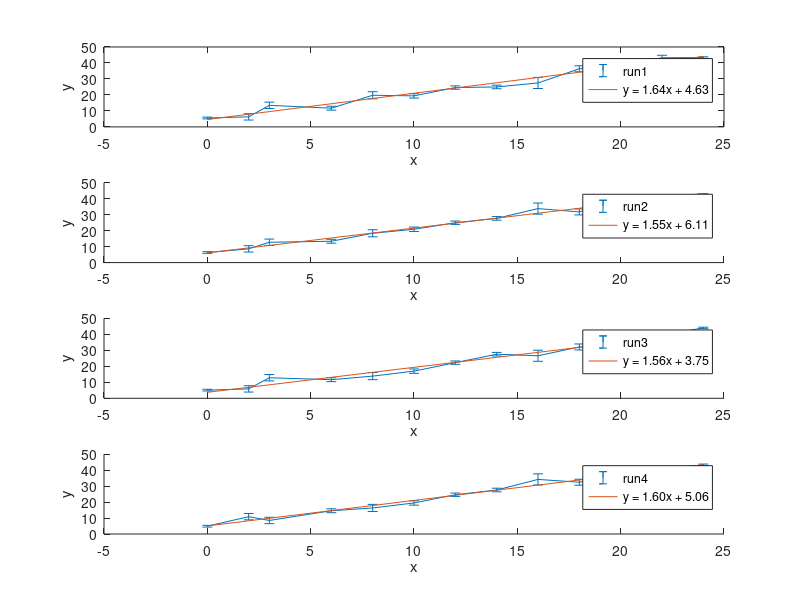
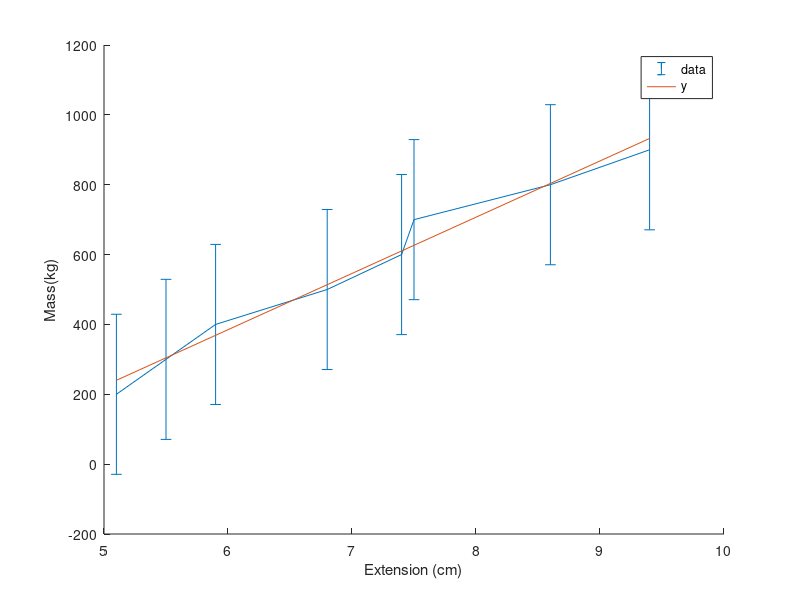

Write MATLAB code to recreate these figures, in order.
%/////////////////////////////////////////////////////////
% By: Lee Allers                                         /
%For: Numerical Computation, 2016                        /
%     University of New Mexico                           /
%NOTE: None of my scripts are built to be robust, they   /
%      are merely an implementation of a given set of    /
%      data or instructions!                             /
%/////////////////////////////////////////////////////////
%///////////////// Question 2 /////////////////
clear all; clc; close all;
y = [5.57 6.30 5.11 4.88;
    6.28 8.59 5.89 10.85;
    13.50 12.73 12.87 8.48;
    11.70 13.35 11.65 14.56;
    19.79 18.34 13.88 16.31;
    19.41 20.85 17.00 19.43;
    24.61 24.95 22.30 24.57;
    24.99 27.67 27.59 27.52;
    27.49 33.79 26.62 34.16;
    36.36 31.71 32.13 32.40;
    38.42 39.17 32.20 36.81;
    43.26 39.47 39.66 40.00;
    43.38 42.70 44.02 43.29];

x = [0 2 3 6 8 10 12 14 16 18 20 22 24];

[lx, ly] = size(y);                      %Determines the iterations in the for loop

for i = 1:lx
 mu_y(i) = sum(y(i,:))/ly;               %finds the mean value of each row of y values
end
mu_x = sum(x)/lx;                        %finds the mean value of x

for i = 1:lx
    var = 0;
    for j = 1:ly
    var = (y(i,j) - mu_y(i))^2 + var ;   %Iterates through y to find the value (y - y_bar)^2
    end
    sigma(i) = sqrt(1/(ly)*var);         %Uses previous 'var' to determine the final value for standard devation
end

s = (x - mu_x);                          %Just to make things easier in the next calculations

for i = 1:ly
m(i) = sum(s * (y(:,i) - mu_y(i)))/sum(s.^2); %Finds the slop of each run of data
end

for i = 1:ly
mu_y = sum(y(:,i))/length(y(:,i));
mu_x = sum(x)/length(x);
b(i) = mu_y - m(i).*mu_x;                 %Finds the b value of each run of data
end

f = @(x,i) m(i).*x + b(i);                %Just to make the polynomial easier

p1 = f(x,1);                              %Calculates each line of fit for each run of data
p2 = f(x,2);
p3 = f(x,3);
p4 = f(x,4);

figure

subplot(4,1,1) 
errorbar(x,y(:,1),sigma);hold on 
plot(x,p1)
hold off
string = sprintf('y = %.02fx + %.02f',m(1),b(1));
xlabel('x');ylabel('y');legend('run1',string)

subplot(4,1,2)
hold on
errorbar(x,y(:,2),sigma)
plot(x,p2)
hold off
string = sprintf('y = %.02fx + %.02f',m(2),b(2));
xlabel('x');ylabel('y');legend('run2',string)

subplot(4,1,3)
hold on
errorbar(x,y(:,3),sigma)
plot(x,p3)
hold off
string = sprintf('y = %.02fx + %.02f',m(3),b(3));
xlabel('x');ylabel('y');legend('run3',string)

subplot(4,1,4)
hold on
errorbar(x,y(:,4),sigma)
plot(x,p4)
hold off
string = sprintf('y = %.02fx + %.02f',m(4),b(4));
xlabel('x');ylabel('y');legend('run4',string)

%//////////////  Question 2  /////////////////////
x = [ 5.1 5.5 5.9 6.8 7.4 7.5 8.6 9.4];
y = [200 300 400 500 600 700 800 900];
mu_x = sum(x)/length(x);
mu_y = sum(y)/length(y);
sigma_x = sqrt(1/length(x)*sum((x - mu_x).^2));
sigma_y = sqrt(1/length(y)*sum((y - mu_y).^2));

s = (x - mu_x);
m = sum(s .* (y - mu_y))/sum(s.^2);
b = mu_y - m.*mu_x;
s = [sigma_y sigma_y sigma_y sigma_y sigma_y sigma_y  sigma_y sigma_y];
figure
hold on
errorbar(x,y,s)
plot(x,m*x + b)
string = sprintf('y = %.02fx + %.02f',m,b);
xlabel('Extension (cm)');ylabel('Mass(kg)');legend('data',string')



        
        
    
